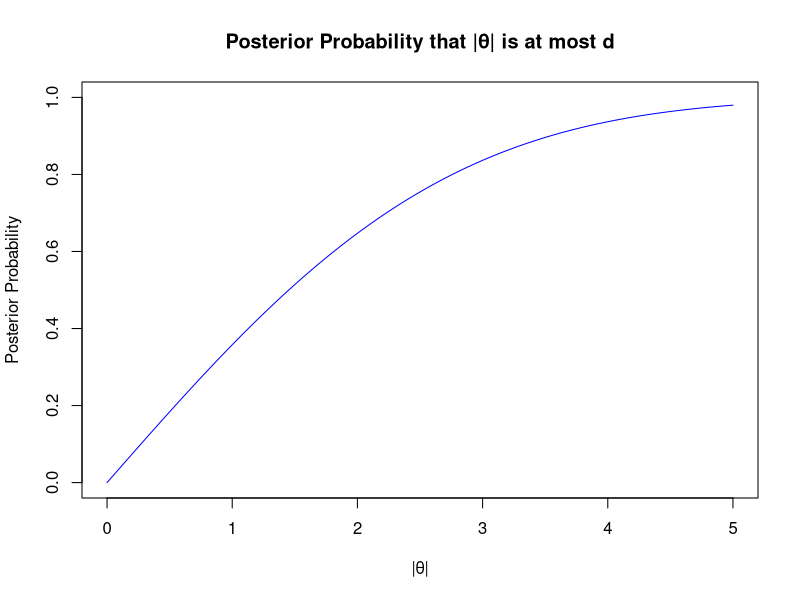

Write the R code that produced this figure.
#Page 610

mean_posterior <- 0.1154
var_posterior <- 4.62

d_values <- seq(0, 5, by = 0.01)

posterior_probs <- pnorm(d_values, mean_posterior, sqrt(var_posterior)) -
  pnorm(-d_values, mean_posterior, sqrt(var_posterior))

plot(d_values, posterior_probs, type = "l", col = "blue",
     xlab = "|θ|", ylab = "Posterior Probability",
     main = "Posterior Probability that |θ| is at most d",
     xlim = c(0, 5), ylim = c(0, 1))
